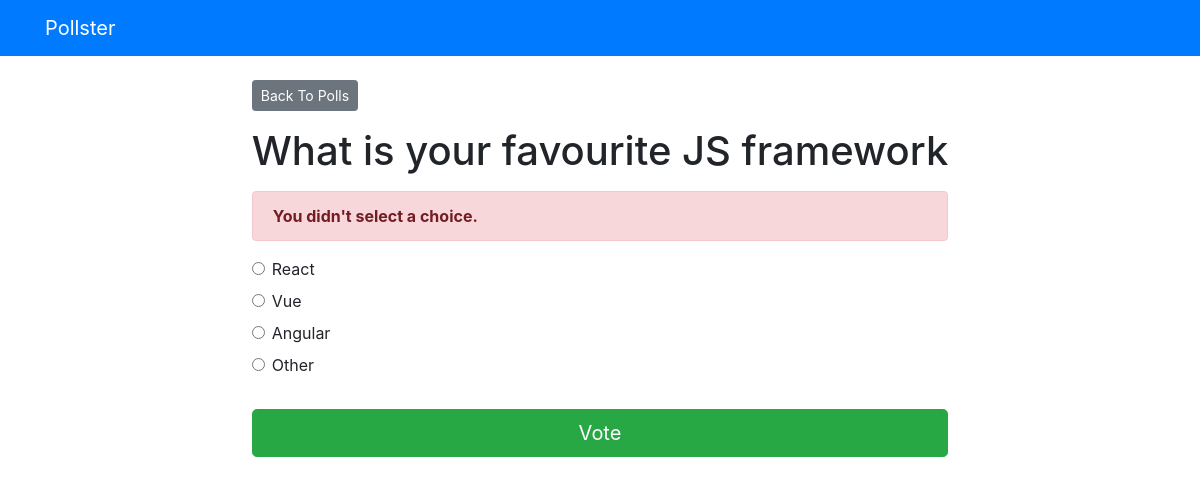
/polls/2/vote/, run on the app's committed database.
### polls/models.py (models this page shows, shortened)
class Question(models.Model):
    question_text = models.CharField(max_length=200)
    pub_date = models.DateTimeField('date published')

class Choice(models.Model):
    question = models.ForeignKey(Question, on_delete=models.CASCADE)
    choice_text = models.CharField(max_length=200)
    votes = models.IntegerField(default=0)

### polls/views.py (the view)
# urls.py: path('<int:question_id>/vote/', views.vote, name='vote'),
def vote(request, question_id):
    question = get_object_or_404(Question, pk=question_id)
    try:
        selected_choice = question.choice_set.get(pk=request.POST['choice'])
    except (KeyError, Choice.DoesNotExist):
        return render(request, 'polls/detail.html', {
            'question': question,
            'error_message': "You didn't select a choice.",
        })
    else:
        selected_choice.votes += 1
        selected_choice.save()
        return HttpResponseRedirect(reverse('polls:results', args=(question.id,)))

### templates/polls/detail.html (shortened to what this page needs)
{% extends 'base.html' %}
{% block content %}
<a class="btn btn-secondary btn-sm mb-3" href="{% url 'polls:index' %}">Back To Polls</a>
<h1 class="text-center mb-3">{{ question.question_text }}</h1>
{% if error_message %}
<p class="alert alert-danger">
    <strong>{{ error_message }}</strong>
</p>
{% endif %}
<form action="{% url 'polls:vote' question.id %}" method="post">
    {% for choice in question.choice_set.all %}
    <div class="form-check">
        <input type="radio" name="choice" class="form-check-input" id="choice{{ forloop.counter }}"
            value="{{ choice.id }}" />
        <label for="choice{{ forloop.counter }}">{{ choice.choice_text }}</label>
    </div>
    {% endfor %}
    <input type="submit" value="Vote" class="btn btn-success btn-lg btn-block mt-4" />
</form>
{% endblock %}

### data on the page
Question: question_text "What is your favourite JS framework"
Choice: choice_text "React"
Choice: choice_text "Vue"
Choice: choice_text "Angular"
Choice: choice_text "Other"

### other printed values
{{ error_message }} "You didn't select a choice."
